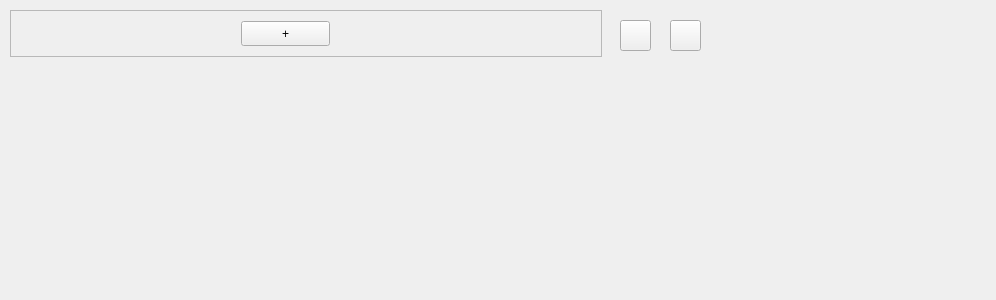
<?xml version="1.0" encoding="UTF-8"?>
<ui version="4.0">
 <class>Guildbar</class>
 <widget class="QWidget" name="Guildbar">
  <property name="geometry">
   <rect>
    <x>0</x>
    <y>0</y>
    <width>996</width>
    <height>300</height>
   </rect>
  </property>
  <property name="windowTitle">
   <string>Form</string>
  </property>
  <widget class="QScrollArea" name="scrollArea">
   <property name="geometry">
    <rect>
     <x>10</x>
     <y>10</y>
     <width>592</width>
     <height>47</height>
    </rect>
   </property>
   <property name="widgetResizable">
    <bool>true</bool>
   </property>
   <widget class="QWidget" name="scrollAreaWidgetContents">
    <property name="geometry">
     <rect>
      <x>0</x>
      <y>0</y>
      <width>590</width>
      <height>45</height>
     </rect>
    </property>
    <widget class="QPushButton" name="pushButton">
     <property name="geometry">
      <rect>
       <x>230</x>
       <y>10</y>
       <width>89</width>
       <height>25</height>
      </rect>
     </property>
     <property name="text">
      <string>+</string>
     </property>
    </widget>
   </widget>
  </widget>
  <widget class="QPushButton" name="connect_to_guild_button">
   <property name="geometry">
    <rect>
     <x>620</x>
     <y>20</y>
     <width>31</width>
     <height>31</height>
    </rect>
   </property>
   <property name="text">
    <string/>
   </property>
   <property name="icon">
    <iconset>
     <normaloff>../static/images/connect_to_guild_button.png</normaloff>../static/images/connect_to_guild_button.png</iconset>
   </property>
   <property name="iconSize">
    <size>
     <width>30</width>
     <height>30</height>
    </size>
   </property>
  </widget>
  <widget class="QPushButton" name="create_guild_button">
   <property name="geometry">
    <rect>
     <x>670</x>
     <y>20</y>
     <width>31</width>
     <height>31</height>
    </rect>
   </property>
   <property name="text">
    <string/>
   </property>
   <property name="icon">
    <iconset>
     <normaloff>../static/images/create_guild_button.png</normaloff>../static/images/create_guild_button.png</iconset>
   </property>
   <property name="iconSize">
    <size>
     <width>30</width>
     <height>30</height>
    </size>
   </property>
  </widget>
 </widget>
 <resources/>
 <connections/>
</ui>
